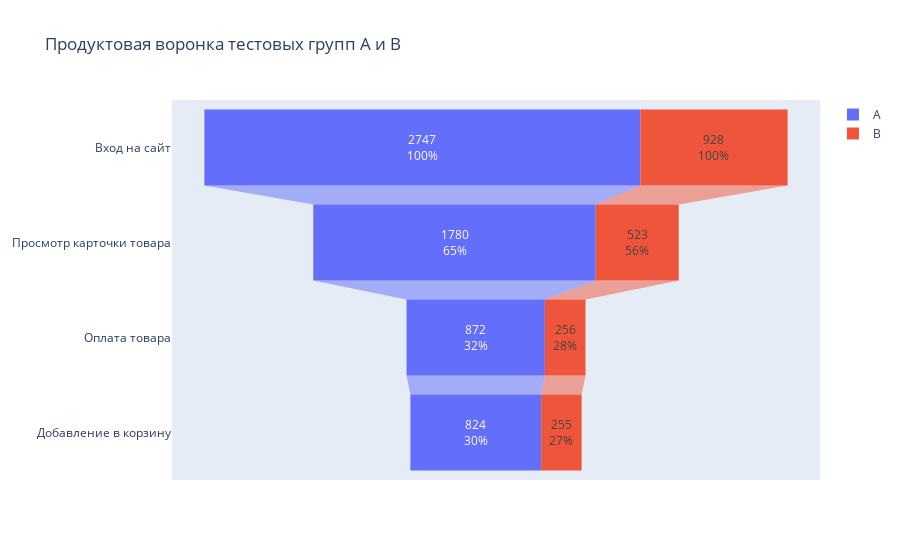

Notebook code for this chart:
### Markdown cell above
Построим _сравнительную продуктовую воронку_ по обеим группам

### Code cell
fig = go.Figure()

fig.add_trace(go.Funnel(
    name = 'A',
    y = ["Вход на сайт", 
         "Просмотр карточки товара",
         "Оплата товара",
         "Добавление в корзину"],
    x = [2747, 1780, 872, 824],
    textinfo = "value+percent initial"))

fig.add_trace(go.Funnel(
    name = 'B',
    orientation = "h",
    y = ["Вход на сайт", 
         "Просмотр карточки товара", 
         "Оплата товара",
         "Добавление в корзину"],
    x = [928, 523, 256, 255],
    textposition = "inside",
    textinfo = "value+percent initial"))
fig.update_layout(title="Продуктовая воронка тестовых групп A и B")
fig.show()

### Figure 1 — Plotly figure (JSON) as saved in the notebook; plotly's stock layout.template omitted (floating-point values rounded to 4 significant figures)
{"data": [{"name": "A", "textinfo": "value+percent initial", "type": "funnel", "x": [2747, 1780, 872, 824], "y": ["Вход на сайт", "Просмотр карточки товара", "Оплата товара", "Добавление в корзину"]}, {"name": "B", "orientation": "h", "textinfo": "value+percent initial", "textposition": "inside", "type": "funnel", "x": [928, 523, 256, 255], "y": ["Вход на сайт", "Просмотр карточки товара", "Оплата товара", "Добавление в корзину"]}], "layout": {"title": {"text": "Продуктовая воронка тестовых групп A и B"}}}
